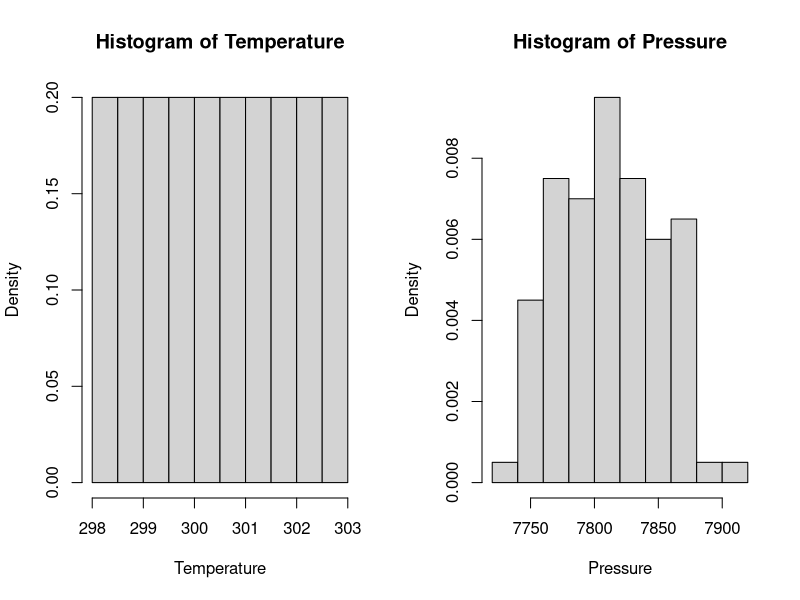
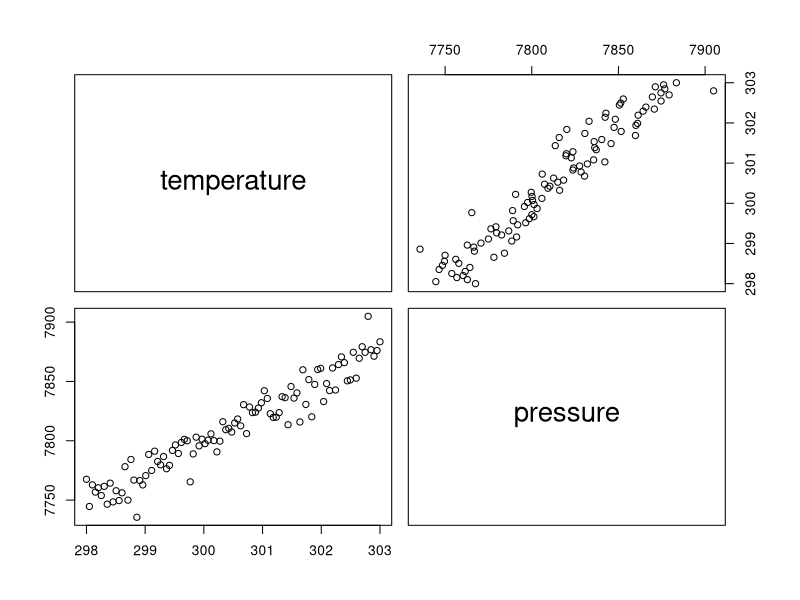
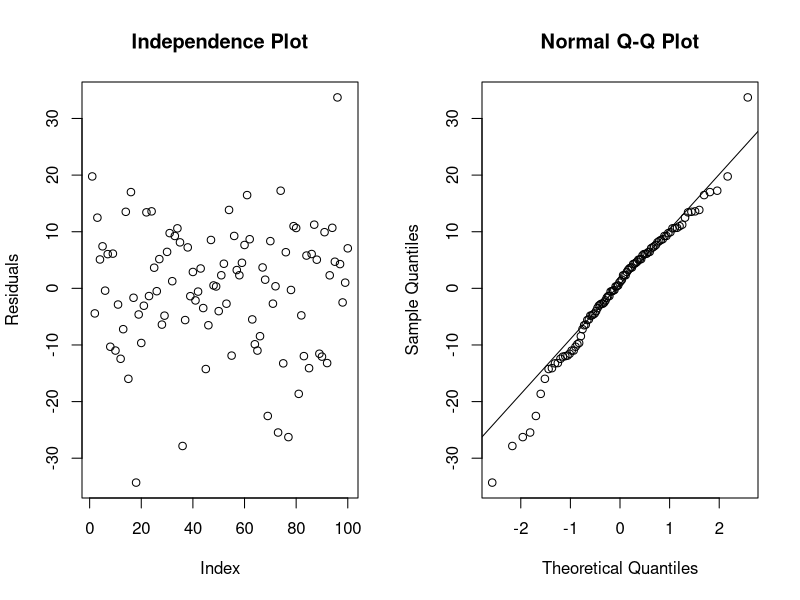
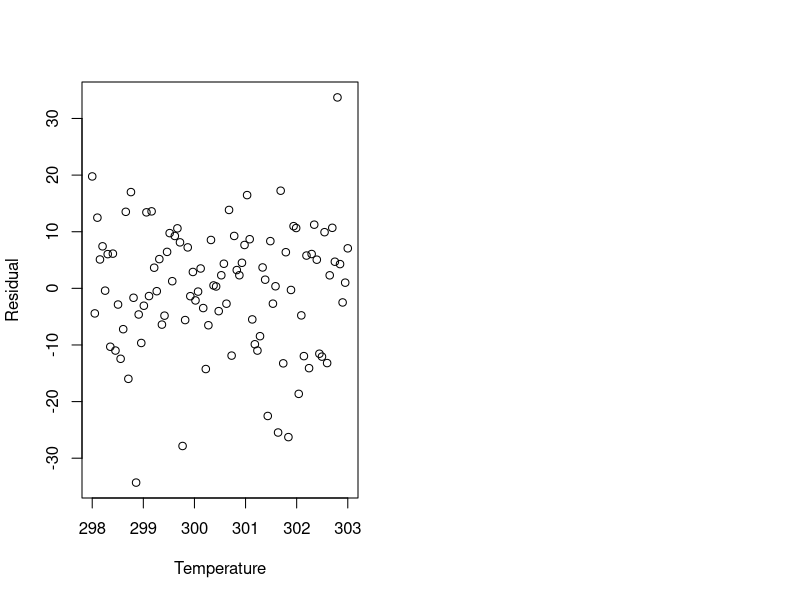

Recreate these plots in R, in order.
## ---- chunk 1
my.data <- read.csv('data/bootstrap-data.csv', header=TRUE)
head(my.data)
suppressWarnings(library(xtable))
## ---- chunk 2
par(mfrow = c(1,2))
hist(my.data$temperature, 
     freq = FALSE,
     main = "Histogram of Temperature",
     xlab = "Temperature")
hist(my.data$pressure, 
     freq = FALSE,
     main = "Histogram of Pressure",
     xlab = "Pressure")
## ---- chunk 3
pairs(my.data)
## ---- chunk 4
lin.reg <- lm(pressure ~ temperature, data = my.data)
## ---- chunk 5
plot(lin.reg$residuals, main = "Independence Plot", ylab = "Residuals")
## ---- chunk 6
qqnorm(lin.reg$residuals)
qqline(lin.reg$residuals)
## ---- chunk 7
plot(x = my.data$temperature, y = lin.reg$residuals,
     xlab = "Temperature", ylab = "Residual")
## ---- chunk 8
print(xtable(lin.reg), comment = FALSE)
## ---- chunk 9
resample <- function(df){
###########################################################
# This function resamples rows of a data frame with replacement
#
# Inputs:
#   df:  a data frame which will be resampled
#
# Output:
#  A data frame with the same number of rows as initial data frame
###########################################################
  row.sample <- sample(1:nrow(df), # sample row numbers 
                       size = nrow(df), # same size as input
                       replace = TRUE) # w/replacement
  new.df <- df[row.sample,] # select random rows
  row.names(new.df) <- 1:nrow(df) # rename rows
  return(new.df) # return result
}
## ---- chunk 10
reModel <- function(df, str.formula){
##########################################################
# This function runs a specified regression on resampled data
#
# Inputs:
#   df:  a data frame to be resampled
#   str.formula:  a string specifying a linear model for the data in df
#
# Outputs:
#   An lm object, the results of a linear regressoin
###########################################################
  new.df <- resample(df) # use previous function
  formula <- as.formula(str.formula) # convert string to formula
  resam.reg <- lm(formula, data = new.df) # run regression
  return(resam.reg) # return regression object
}
## ---- chunk 11
runBoot <- function(df, str.formula, reps){
###########################################################
# This function runs a specified number of bootstrap samples
#
# Inputs:
#   df:  data to be resampled
#   str.formula: string containing model formula
#   reps:  number of bootstrap repetitions to be performed
#
# Outputs
#   A data frame where each row contains the coefficients from a bootstrap
###########################################################
  list.of.regs <- lapply(1:reps, # repeat specified number of times 
                         function(x) {
    # run reModel and extract coefficients from regression
    return(reModel(df, str.formula)$coefficients)
                           })
  res.df <- do.call(rbind, list.of.regs) # bind together into df
  return(res.df) # return result
}
## ---- chunk 12
makeCI <- function(reps, alpha, df, str.formula){
###########################################################
# This function runs a bootstrap a specified number of times and
# constructs confidence intervals at a specified level
#
# Inputs:
#   reps:  number of iterations of the bootstrap
#   alpha:  significance level, type I error rate
#   df:  data frame
#   str.formula:  string representing regression model
#
# Output:
#   a data frame with a confidence interval in each row
###########################################################
  res.df <- runBoot(df, str.formula, reps) # get bootstrap estimates
  # get original bootstrap estimates
  orig.est <- lm(as.formula(str.formula), data = df)$coefficients
  # next lines compute upper and lower bounds
  lower <- 2*orig.est - apply(res.df, 2, quantile, 1- alpha/2)
  upper <- 2*orig.est - apply(res.df, 2, quantile, alpha/2)
  c.ints <- cbind(lower, upper) # bind together
  return(c.ints) # return result
}
## ---- chunk 13
# need to specify model as a string
my.formula <- "pressure ~ temperature" 
conf.ints <- makeCI(10000, .05, my.data, my.formula)
## ---- chunk 14
print(xtable(conf.ints), comment = FALSE)
